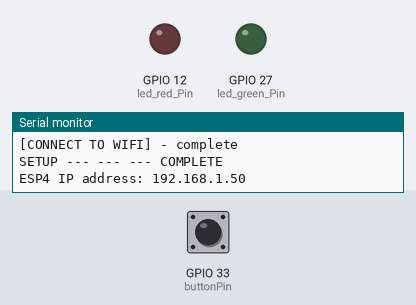
A sketch run on a simulated ESP32. Parts: output pins drawn as LEDs (lit = HIGH), the last lines printed to the serial monitor. The inputs (shaded band) are chosen by the test bench; at power-on: GPIO 33 (buttonPin) LOW. WiFi joins after 1.5 s; servers stay silent unless stated.

Above: at 3.1 s.
3.2 s: GPIO 33 (buttonPin) pulled HIGH for 0.15 s
At 4.4 s:
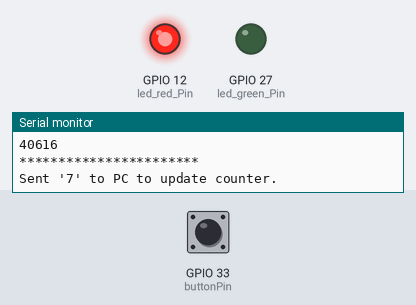
Timing chart, 0 to 6.2 s (numbered marks = the images above; inputs shaded):
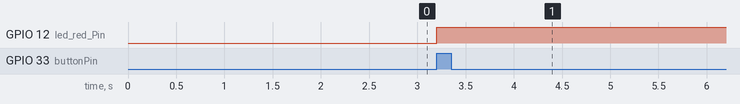

The sketch:

Esp_Btn_2_Exp_2.ino
```cpp
#include <Arduino.h>
#include <WiFi.h>
#include <WiFiUdp.h>

// ------------------- WIFI SETTINGS

// Rete Tino 2.4Ghz
IPAddress default_gateway(192, 168, 0, 1);   // IP Address of your WiFi Router (Gateway)
IPAddress default_subnet(255, 255, 255, 0);  // Subnet mask
IPAddress default_primaryDNS(8, 8, 8, 8);    // DNS 1
const IPAddress baseIP(192, 168, 0, 100);    //CAMBIO CON IP PC

// WIFI Name & pwd
#define WIFI_SSID "Physical Metaverse 2.4GHz"  // name of your wifi
#define WIFI_PSW "earthbound"         // password of your wifi

// UDP
#define MY_UDP_PORT 40616
#define IN_SIZE 255
#define OUT_SIZE 255

// COMMUNICATION
#define EMPTY_STRING ' '
#define DELIMITER '_'

// DEFAULT LED PINS
const uint8_t default_ledPinOn = 27;  // digital GPIO27
WiFiUDP UDP;
char in_packet[IN_SIZE];
char out_packet[OUT_SIZE];

// ESP STATIC IP -> ESP1 LED+BUTTON TASK
const IPAddress localIP(192, 168, 0, 9);  //5 LED+BUTTON WRONG TASK 2

// IP Addresses for other devices
const IPAddress buttonWrong1IP(192, 168, 0, 8);  //4 LED+BUTTON WRONG TASK 2
const IPAddress buttonRightIP(192, 168, 0, 10);  //6 LED+BUTTON RIGHT TASK 2
const IPAddress door2IP(192, 168, 0, 11);  //7 door2 TASK 2
const IPAddress pcIP(192, 168, 0, 100);  // PC for Game Manager// LED
bool qr_code_read = false;

// ------------------- WIFI
void setup_wifi() {

  // Prevent connecting to wifi based on previous configuration
  WiFi.disconnect();

  // setup with STATIC IP
  bool wifi_configured = false;
  while (!wifi_configured) {
    Serial.println("CONNECTING");
    if (!WiFi.config(localIP, default_gateway, default_subnet, default_primaryDNS)) {
      Serial.println("[CONNECT TO WIFI] - failed to configure STATIC IP");
      delay(1000);
    } else {
      wifi_configured = true;
      Serial.println("[CONNECT TO WIFI] - configured STATIC IP");
    }
  }

  // set the ESP32 to be a WiFi-client
  WiFi.mode(WIFI_STA);
  WiFi.begin(WIFI_SSID, WIFI_PSW);

  // Attempting connection to WiFi
  Serial.println("Trying to connect ...");
  while (WiFi.status() != WL_CONNECTED) {
    Serial.print(" .. not yet connected - current wifi status/connected status: ");
    Serial.print(WiFi.status());
    Serial.println("/");
    Serial.println(WL_CONNECTED);
  }

  // notify being connected to WiFi;
  Serial.print("Connected to Local Network - ESP IP: ");
  Serial.println(WiFi.localIP());

  WiFi.setAutoReconnect(true);
  WiFi.persistent(true);

  // Begin listening to UDP port
  UDP.begin(MY_UDP_PORT);
  Serial.print("UDP on:");
  Serial.println(MY_UDP_PORT);

  Serial.println("[CONNECT TO WIFI] - complete\n");
}

char read_UDP() {
  int packetSize = UDP.parsePacket();
  char msg = ' ';

  if (packetSize) {
    Serial.print("Received packet! Size: ");
    Serial.println(packetSize);
    int len = UDP.read(in_packet, IN_SIZE);  // the value is written in the BUFFER specified as the first argument ("in_packet" in our case)

    msg = (char)in_packet[0];
    Serial.println(msg);
  }

  return msg;
}

void sendMsg(String msg, IPAddress ip, int port) {
  Serial.println("***********************");
  Serial.println(ip);
  Serial.println(port);
  Serial.println("***********************");
  UDP.beginPacket(ip, port);
  UDP.print(msg);
  UDP.endPacket();
}

// ------------------- VARIABLES

int buttonState = 0;
int buttonPin = 33;
int led_red_Pin = 12;
int led_green_Pin = 27;

// ------------------- MAIN

void setup() {

  // SERIAL
  Serial.begin(115200);
  delay(200);

  pinMode(buttonPin, INPUT);
  pinMode(led_green_Pin, OUTPUT);
  pinMode(led_red_Pin, OUTPUT);
  digitalWrite(led_green_Pin, LOW);
  digitalWrite(led_red_Pin, LOW);  // Start with LED OFF

  Serial.println("SETUP --- --- --- BEGIN");

  setup_wifi();
  delay(200);

  Serial.println("SETUP --- --- --- COMPLETE");
  Serial.print("ESP4 IP address: ");
  Serial.println(WiFi.localIP());
}

void loop() {

  // Leggi il messaggio UDP
  char msg = read_UDP();

  // Aggiorna lo stato di "leggi QR code"
  if (msg == '1') {
    qr_code_read = true;
  }

  // Leggi lo stato del bottone
  buttonState = digitalRead(buttonPin);

  if (buttonState == HIGH) {
    // LED Rosso ON
    digitalWrite(led_red_Pin, HIGH);
    // Invia messaggi a door2 (ESP7) e PC
    sendMsg("7", door2IP, MY_UDP_PORT);
    Serial.println("Sent 7' to door2 for negative feedback.");
    sendMsg("7", pcIP, MY_UDP_PORT);
    Serial.println("Sent '7' to PC to update counter.");

    // delay(2000);  // Attendi 2 secondi
    // Spegni il LED
    // digitalWrite(led_red_Pin, LOW);
  }
}
```

Measured:
- after the input at 3.2 s, GPIO 12 (led_red_Pin): LOW → HIGH at once
